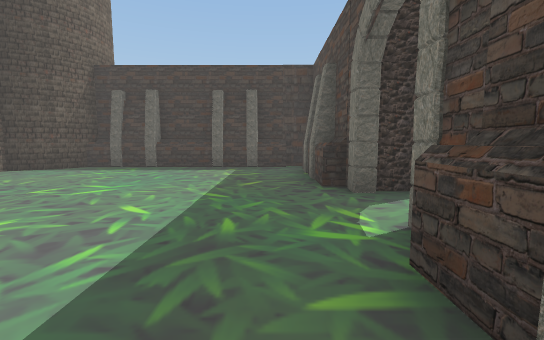
view 1 (above)

24 first-person views from a walk through a scene from a Unity 3-D project. The camera is 1.5 m above the floor, tilts 6° down and sees 90° across. The floor is counted in squares, 2 m on a side. Each view is taken from the middle of a square. On the plan, view 1 faces up. The plan holds only what a view shows up to about 10 squares ahead; the rest is blank. The place goes on beyond the plan. The player character is not drawn. Door leaves are left out, so doorways stand open. Some surface patterns are stand-ins.

view 2
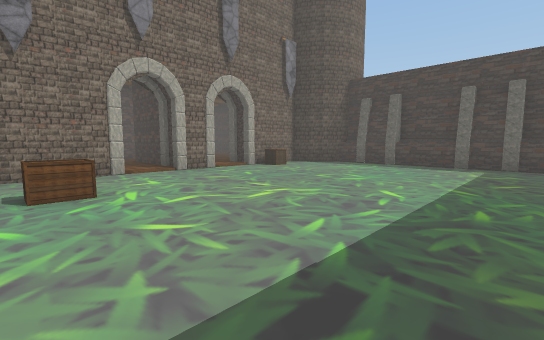

view 3
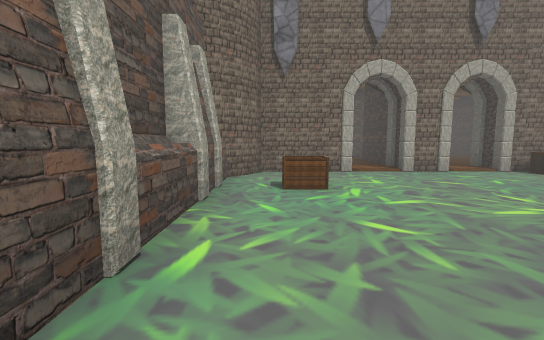

view 4
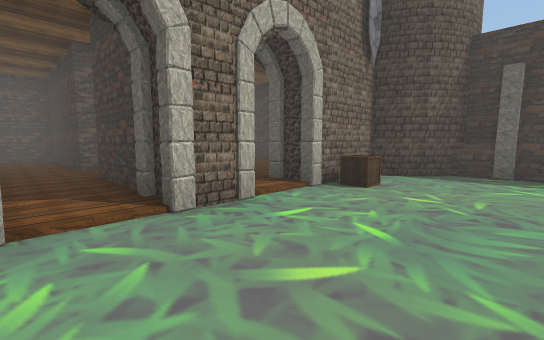

view 5
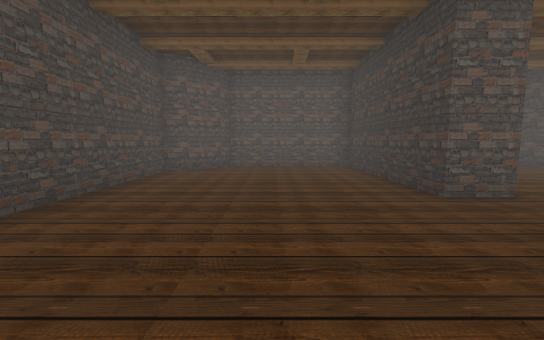

view 6
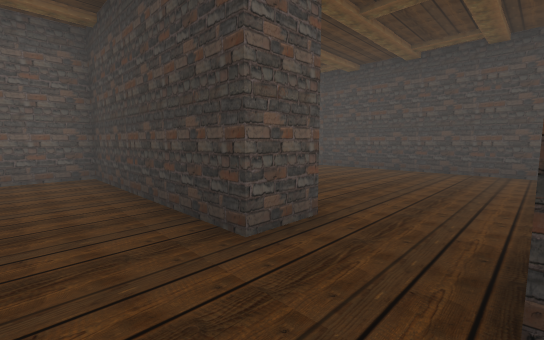

view 7
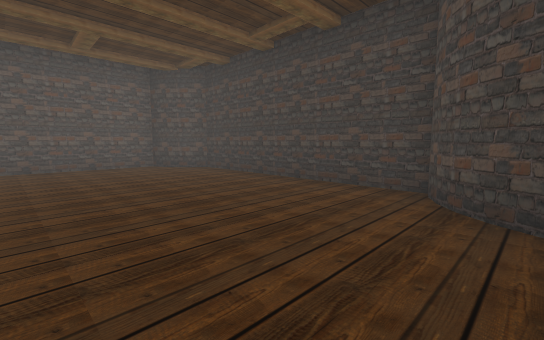

view 8
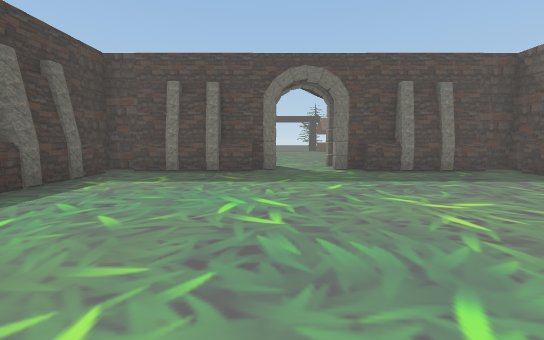

view 9
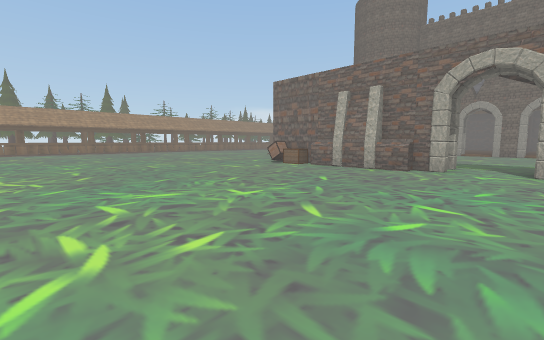

view 10
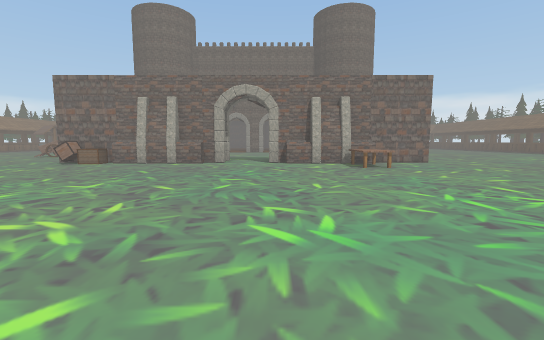

view 11
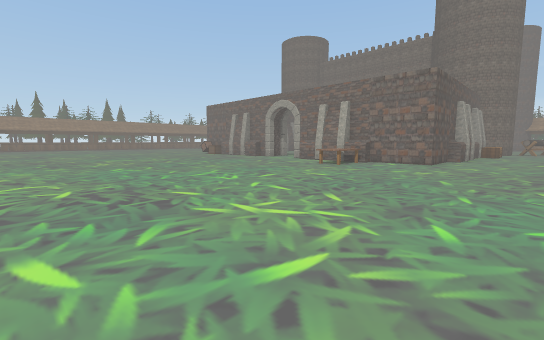

view 12
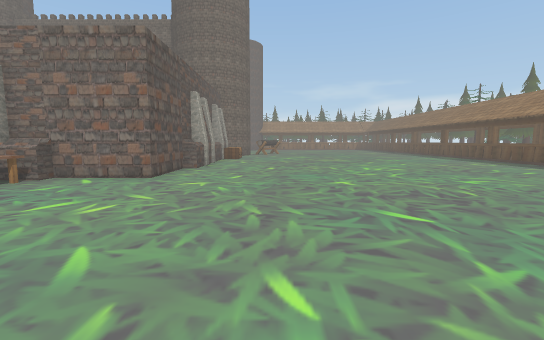

view 13
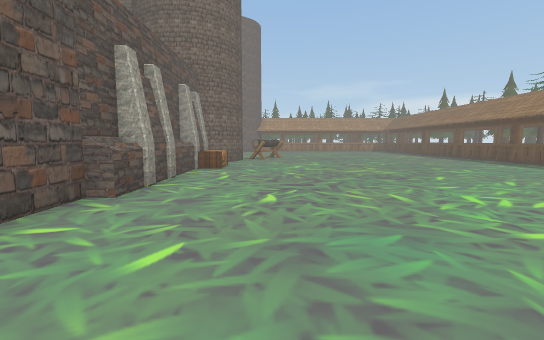

view 14
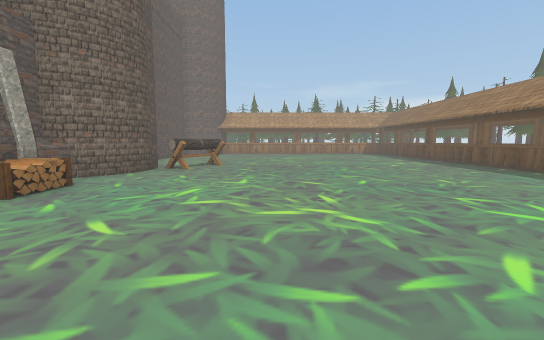

view 15
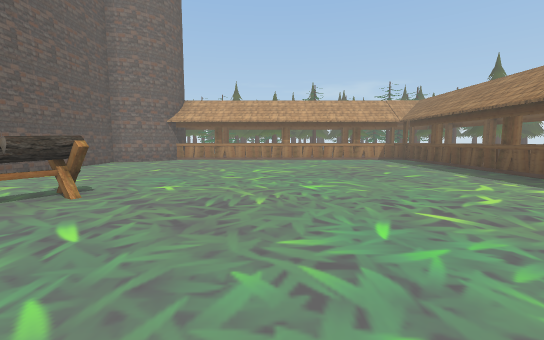

view 16
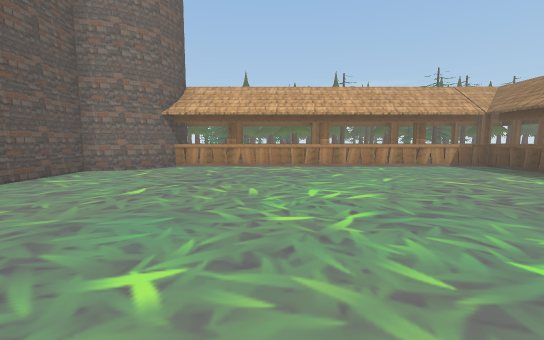

view 17
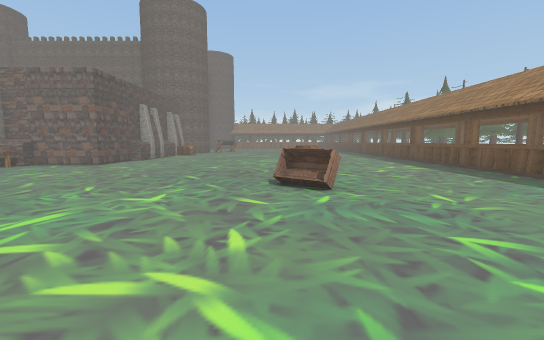

view 18
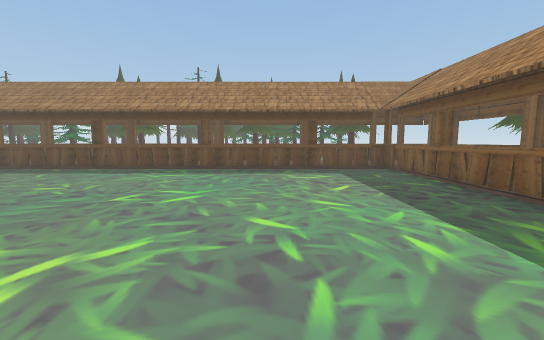

view 19
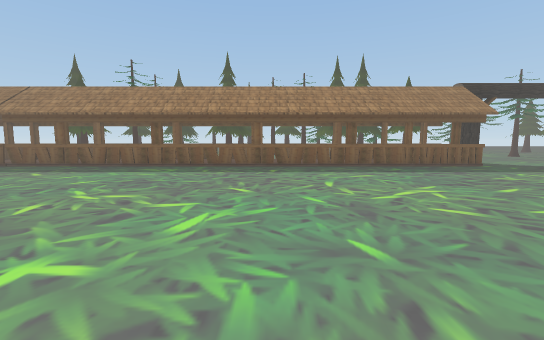

view 20
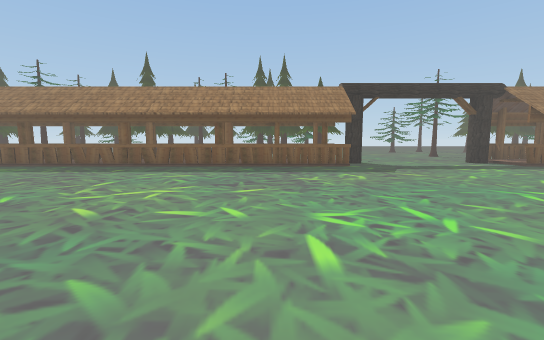

view 21
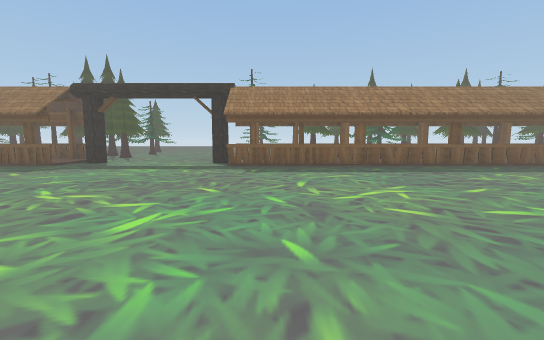

view 22
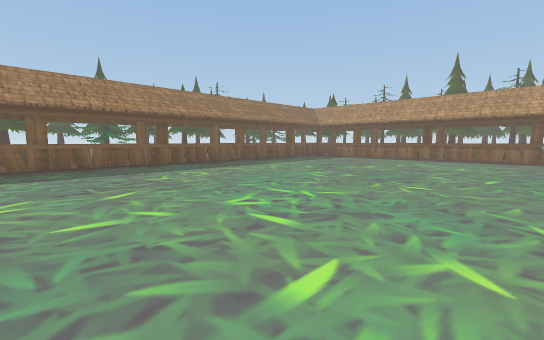

view 23
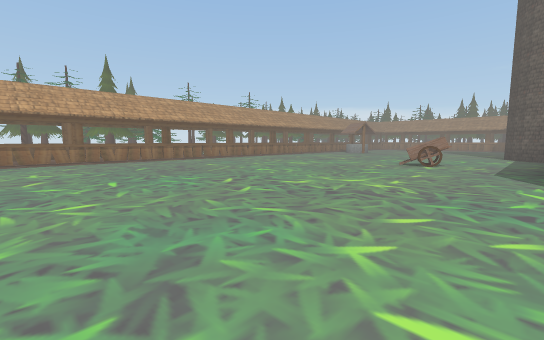

view 24
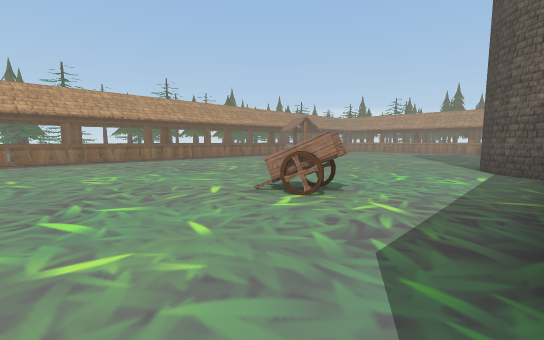

### Floor plan
Points are (right, up) in squares from view 1. A wall is a line through its corners. A room is listed if a view was taken in it or the views show most of it. See-through windows are left out.
Room 1 (views 1, 2, 3, 4, 5, 6, 8)
walls: (-7.9, 2.3) (-10.1, 2.3); (-6.7, 0.5) (-6.7, -0.6); (-5.5, -1.9) (0.5, -1.9); (-11.6, 2.3) (-16.3, 2.3) (-16.3, -1.3); (-6.7, 6.9) (-6.7, 5.4); (-3.4, -2.3) (-2.5, -2.3); (-4.7, 8.3) (-5.2, 8.3); (-1.7, 8.3) (-3.4, 8.3); (1.2, 0.8) (1.2, 2.4); (0.8, -1.5) (0.8, 1.6) (1.2, 1.6); (1.2, 4.5) (0.8, 4.5) (0.8, 7.5); (1.6, 3.9) (1.2, 3.9) (1.2, 5.3); (-14.9, -2.7) (-10.6, -2.7); (1.2, -2.3) (1.2, -0.9); (2.1, 4.1) (1.2, 4.1); (1.2, 6.8) (1.2, 8.3) (-0.5, 8.3); (0.5, 7.9) (-5.5, 7.9)
ways out: opening at (-11, 3) to room 2; opening at (-7.5, 4.5) to room 2; open door at (2, 3.5) to room 3
objects: other object (-7, 1); other object (-7, 3); tower (-6, -2); box (-6, 5); tower (-6, 7) to (-6, 8); box (-5, -1) to (-5, 0)
Room 2 (view 7)
walls: (-11.6, 3.4) (-11.6, 2.3); (-9.4, 8.3) (-14.5, 8.3); (-16.3, 7.4) (-16.3, 4)
ways out: opening at (-11, 3) to room 1; opening at (-7.5, 4.5) to room 1
objects: tower (-15, 8); tower (-8, 7); other object (-7, 5)
Room 3 (views 9, 10, 11, 12, 13, 14, 15, 16, 17, 18, 19, 20, 21, 22, 23, 24)
walls: (2.4, 2.4) (2.4, 0.8) (2.9, 0.8); (2.4, 1.6) (2.8, 1.6) (2.8, -1.5); (2.4, 5.4) (2.4, 3.9); (2.8, 6.2) (2.8, 4.5); (2.4, -0.8) (2.4, -3.5); (-0.4, 10) (-0.4, 9.5) (2.4, 9.5) (2.4, 6.6); (-1.8, 9.9) (0.4, 9.9) (0.4, 9.5); (-5.5, 9.9) (-1.9, 9.9); (14.2, 5.6) (14.2, 20.4) (-2.1, 20.4); (14.2, -9.3) (14.2, 0.4); (4.1, -14.4) (8.9, -14.4); (-1.9, -14.4) (2, -14.4); (-4.4, 20.4) (-16.3, 20.4) (-16.3, 11); (-14.9, 9.3) (-10.6, 9.3)
ways out: open door at (2, 3.5) to room 1
objects: tower (-15, 10); tower (-9, 10) to (-8, 11); other object (-9, 12) to (-8, 12); tower (-7, -5) to (-6, -4); tower (-7, 10) to (-6, 11); other object (-4, 10); wagon (-1, -7) to (-1, -6); box (3, -3); box (3, -2); table (3, 7) to (4, 7); other object (6, 15) to (6, 16); crate (7, 16)

Where each view was taken, in squares from view 1:
view 1: 0 up, 0 right, facing up
view 2: 1 down, 0 right, facing up-left
view 3: 1 down, 0 right, facing left
view 4: 1 up, 4 left, facing up-left
view 5: 0 up, 8 left, facing left
view 6: 1 up, 10 left, facing up-left
view 7: 4 up, 8 left, facing up-left
view 8: 4 up, 6 left, facing right
view 9: 4 up, 10 right, facing down-left
view 10: 4 up, 12 right, facing left
view 11: 12 up, 12 right, facing down-left
view 12: 12 up, 8 right, facing left
view 13: 12 up, 4 right, facing left
view 14: 14 up, 0 right, facing left
view 15: 15 up, 5 left, facing left
view 16: 14 up, 8 left, facing left
view 17: 15 up, 11 right, facing left
view 18: 13 up, 11 right, facing up
view 19: 12 up, 6 right, facing right
view 20: 8 up, 6 right, facing right
view 21: 1 down, 6 right, facing right
view 22: 3 down, 6 right, facing down-right
view 23: 4 down, 8 right, facing down-left
view 24: 4 down, 2 right, facing down-left
